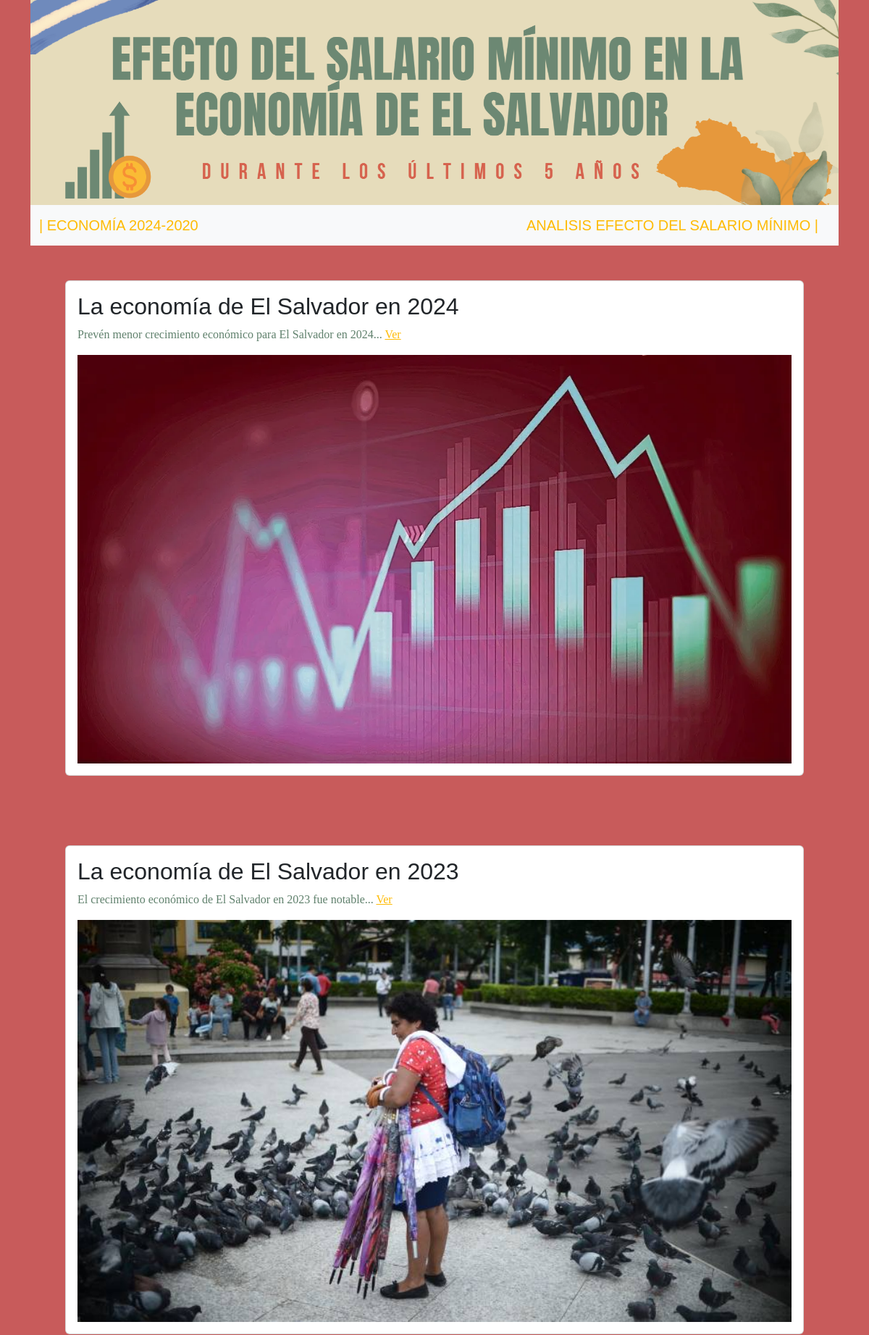
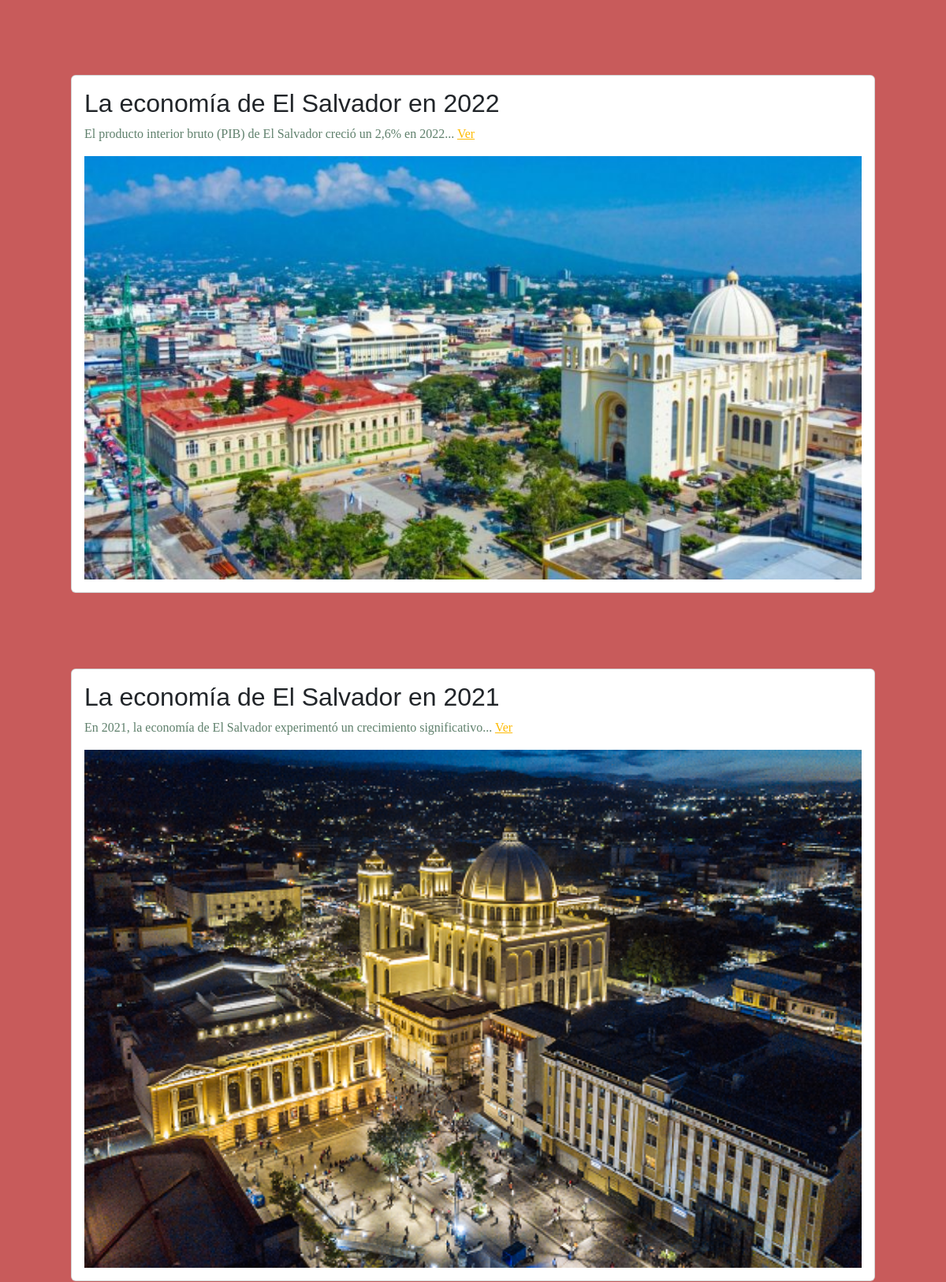
The page / (upper part) on the database its author committed (2 pictures, top to bottom).
### inicio/models.py (models this page shows)
class Project(models.Model):
    title= models.CharField( max_length=100)
    description=models.CharField(max_length=250)
    image=models.ImageField(upload_to='inicio/images/')
    url=models.URLField(blank=True)

### inicio/views.py (the view)
# urls.py: 2. Add a URL to urlpatterns:  path('', views.home, name='home')
def home(request):
    projects = Project.objects.all()
    return render(request, 'home.html', {'projects': projects})

### inicio/templates/home.html
{% extends 'layout.html' %}
{% block content %}
{% for project in projects %}
<div class="content p-5">
<div class="card card-body">
    <h2 class="tit">{{project.title}}</h2>
    <p class="descolor">{{project.description}}
        {% if project.url %}
        <a href="{{project.url}}"class="linkcolor">Ver</a>
        {%endif%}
    </p>
    <img src="{{project.image.url}}" alt="{{project.title}}">
</div>
</div>
{%endfor%}
{% endblock  %}

### inicio/templates/layout.html (shortened to what this page needs)
{% load static %}
<!DOCTYPE html>
<htm lang="en">
    <head>
        <link href="https://cdn.jsdelivr.net/npm/bootstrap@5.3.3/dist/css/bootstrap.min.css"
        rel="stylesheet"
>
        <link rel="stylesheet" href="{% static 'main.css' %}">
    </head>
    <body>
       <div class="container">
        {%include 'navbar.html'%}
        {% block content%}
        {% endblock %}
        </div>
    </body>
</html>

### inicio/templates/navbar.html (shortened to what this page needs)
{% load static %}
<div class='imagen'>
  <img src="{% static 'titulo/titulo.png'%}" alt="">
</div>
<nav class="navbar navbar-expand-lg bg-body-tertiary">
  <div class="container">
      <a class="navbar-brand" href="/">|    Economía 2024-2020</a>
      <a class="navbar-brand" href="{% url 'link:publicaciones'%}">Analisis Efecto del Salario Mínimo    |</a>
    </div>
  </nav>

### inicio/static/main.css (style rules this page uses)
body { background: rgb(200, 91, 91); }
.imagen img { max-width: 100%; height: auto; }
.linkcolor { color: #febb05; }
.tit { font-family: Impact, Haettenschweiler, 'Arial Narrow Bold', sans-serif; }
.descolor { color: #5f806c; font-family: Georgia, 'Times New Roman', Times, serif; }
.navbar-brand, .navbar-nav .nav-link { color: #febb05; font-family: 'Franklin Gothic Medium', 'Arial Narrow', Arial, sans-serif; text-transform: uppercase; }

### rows shown on the page
Project: title "La economía de El Salvador en 2024", description "Prevén menor crecimiento económico para El Salvador en 2024...", image (picture)
Project: title "La economía de El Salvador en 2023", description "El crecimiento económico de El Salvador en 2023 fue notable...", image (picture)
Project: title "La economía de El Salvador en 2022", description "El producto interior bruto (PIB) de El Salvador creció un 2,6% en 2022...", image (picture)
Project: title "La economía de El Salvador en 2021", description "En 2021, la economía de El Salvador experimentó un crecimiento significativo...", image (picture)
